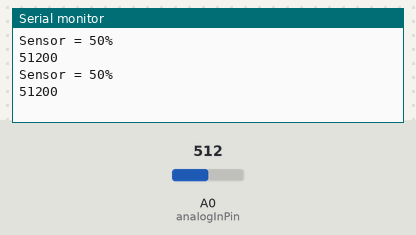
The sketch below on a simulated Arduino Uno, built with avr-gcc and run on an emulated ATmega328P. Shown: the last lines printed to the serial monitor. The test bench sets the inputs (shaded band); at power-on: A0 (analogInPin) = 512.

Above: at 1.8 s.
1.9 s: A0 (analogInPin) set to 716
At 2.3 s:
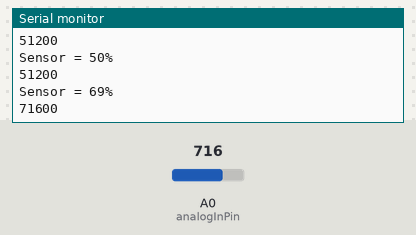
3.4 s: A0 (analogInPin) set to 900
At 4.8 s:
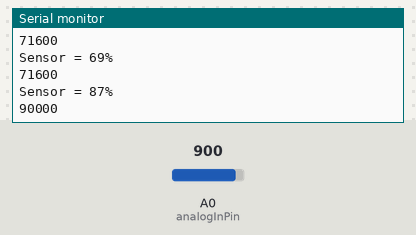
Timing chart, 0 to 6.4 s (numbered marks = the images above; inputs shaded):
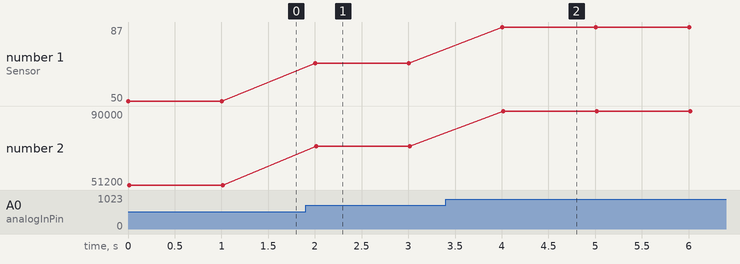

The sketch:

sensor_aqua2_ino.ino
```cpp
const int analogInPin = A0;

long int sensorValue = 0;

void setup() {
 Serial.begin(9600);
}

void loop() {
 sensorValue = analogRead(analogInPin);

 Serial.print("Sensor = " );
 Serial.print(sensorValue*100/1024);
 Serial.println("%");
 Serial.println(sensorValue*100);
 delay(1000);
}
```

Measured:
- after the input at 1.9 s, the serial monitor: prints a new line after 0.10 s (image 1)
- after the input at 3.4 s, the serial monitor: prints a new line after 0.60 s (image 2)
- plotted number 1: 50 → 69 after the input at 1.9 s, 69 → 87 after the input at 3.4 s
- plotted number 2: 51200 → 71600 after the input at 1.9 s, 71600 → 90000 after the input at 3.4 s
